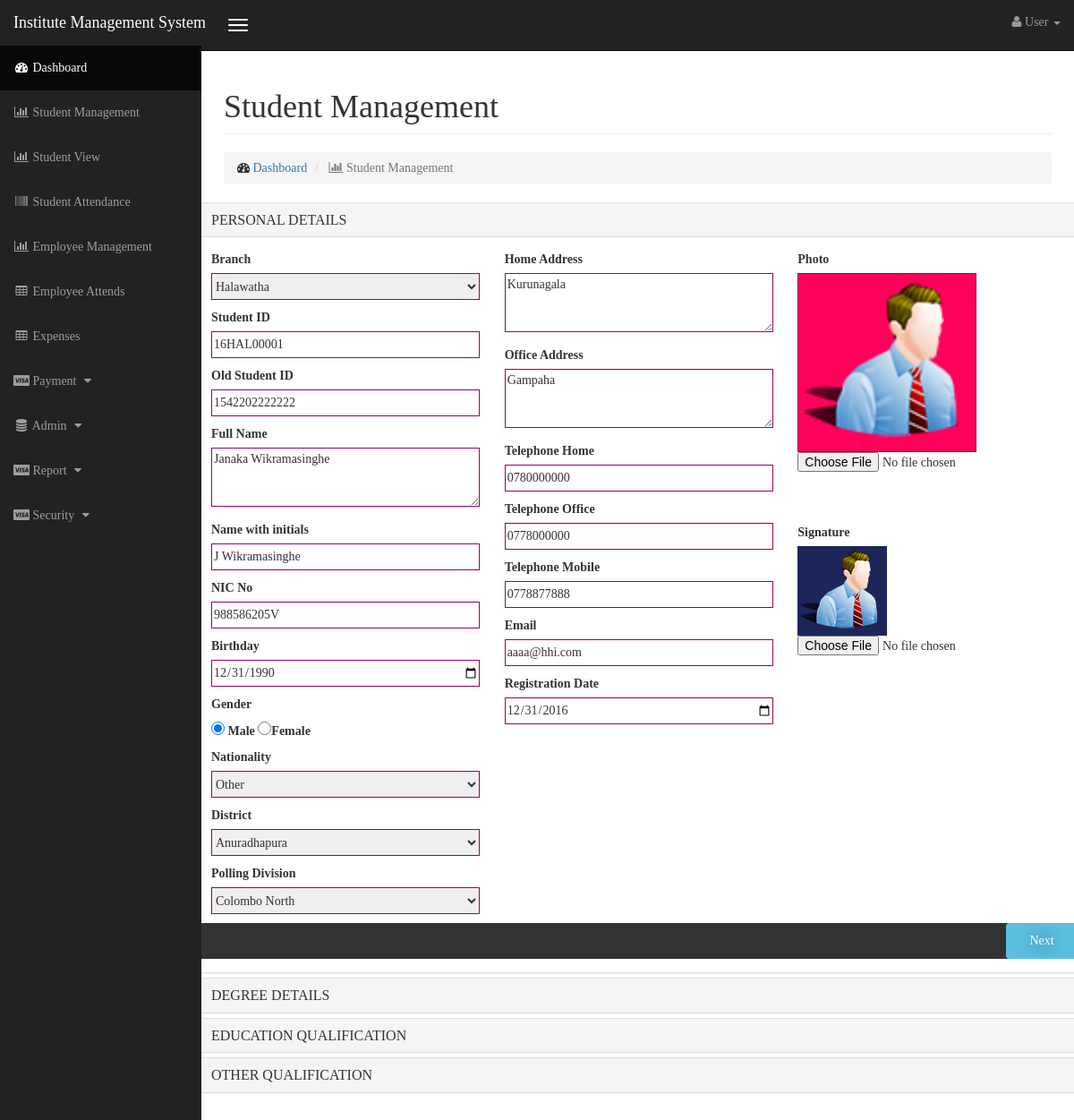
The app's page /student_management_Edit.php?Studentid=16HAL00001 with its own data.
### tables this page shows
CREATE TABLE `student_tb` (
  `Branch_tbl_Branch_id` varchar(3) NOT NULL,
  `Student_id` varchar(13) NOT NULL,
  `Old_student_id` varchar(13) DEFAULT NULL,
  `FullName` varchar(255) DEFAULT NULL,
  `Name` varchar(150) DEFAULT NULL,
  `NIC` varchar(12) DEFAULT NULL,
  `DOB` date DEFAULT NULL,
  `Gender` varchar(1) DEFAULT NULL,
  `Address1` varchar(255) DEFAULT NULL,
  `Address2` varchar(255) DEFAULT NULL,
  `Nationality` varchar(45) DEFAULT NULL,
  `TP_Home` varchar(10) DEFAULT NULL,
  `TP_Office` varchar(10) DEFAULT NULL,
  `TP_mob` varchar(10) DEFAULT NULL,
  `Email` varchar(100) DEFAULT NULL,
  `Reg_Date` date DEFAULT NULL,
  `Signature` varchar(100) DEFAULT NULL,
  `Picture` varchar(100) DEFAULT NULL,
  `District_tbl_District_ID` int(11) NOT NULL,
  `Polling_devition_tbl_Polling_ID` int(11) NOT NULL,
  `Course_tbl_Course_ID` varchar(10) NOT NULL,
  `Medium` varchar(1) DEFAULT NULL,
  `ExamCenter_tbl_id` int(11) NOT NULL,
  `OLQulification_tbl_Index_no` varchar(10) NOT NULL,
  `ALQulification_tbl_Index_no` varchar(10) NOT NULL,
  `CreateDate` datetime DEFAULT NULL,
  `CreateUser` varchar(20) DEFAULT NULL,
  `Student_status` int(11) DEFAULT NULL,
  PRIMARY KEY (`Student_id`),
  UNIQUE KEY `NIC_UNIQUE` (`NIC`),
  UNIQUE KEY `TP_mob_UNIQUE` (`TP_mob`),
  KEY `fk_Student_tb_District_tbl_idx` (`District_tbl_District_ID`),
  KEY `fk_Student_tb_Polling_devition_tbl1_idx` (`Polling_devition_tbl_Polling_ID`),
  KEY `fk_Student_tb_OLQulification_tbl1_idx` (`OLQulification_tbl_Index_no`),
  KEY `fk_Student_tb_ALQulification_tbl1_idx` (`ALQulification_tbl_Index_no`),
  KEY `fk_Student_tb_Branch_tbl1_idx` (`Branch_tbl_Branch_id`),
  KEY `fk_Student_tb_ExamCenter_tbl1_idx` (`ExamCenter_tbl_id`),
  CONSTRAINT `fk_Student_tb_ALQulification_tbl1` FOREIGN KEY (`ALQulification_tbl_Index_no`) REFERENCES `alqulification_tbl` (`Index_no`) ON DELETE NO ACTION ON UPDATE NO ACTION,
  CONSTRAINT `fk_Student_tb_Branch_tbl1` FOREIGN KEY (`Branch_tbl_Branch_id`) REFERENCES `branch_tbl` (`Branch_id`) ON DELETE NO ACTION ON UPDATE NO ACTION,
  CONSTRAINT `fk_Student_tb_District_tbl` FOREIGN KEY (`District_tbl_District_ID`) REFERENCES `district_tbl` (`District_ID`) ON DELETE NO ACTION ON UPDATE NO ACTION,
  CONSTRAINT `fk_Student_tb_ExamCenter_tbl1` FOREIGN KEY (`ExamCenter_tbl_id`) REFERENCES `examcenter_tbl` (`id`) ON DELETE NO ACTION ON UPDATE NO ACTION,
  CONSTRAINT `fk_Student_tb_OLQulification_tbl1` FOREIGN KEY (`OLQulification_tbl_Index_no`) REFERENCES `olqulification_tbl` (`Index_no`) ON DELETE NO ACTION ON UPDATE NO ACTION,
  CONSTRAINT `fk_Student_tb_Polling_devition_tbl1` FOREIGN KEY (`Polling_devition_tbl_Polling_ID`) REFERENCES `polling_devition_tbl` (`Polling_ID`) ON DELETE NO ACTION ON UPDATE NO ACTION
);

### student_management_Edit.php (the view, shortened to what the rows shown need)
<!DOCTYPE html>
<html lang="en">
<head>
<link href="./css/bootstrap.min.css" rel="stylesheet">
<link href="./css/sb-admin.css" rel="stylesheet">
<link href="./css/plugins/morris.css" rel="stylesheet">
<link href="./font-awesome/css/font-awesome.min.css" rel="stylesheet" type="text/css">
<link href="./css/formcss.css" rel="stylesheet" type="text/css">
</head>
<body>
<?php
include_once 'dbconfig.php';
if(isset($_GET['Studentid'])){
	 $txtStudentId = $_GET['Studentid'];
}
else{
$txtStudentId = '';
}
if (isset($txtStudentId)) {
	$search = $txtStudentId;
	$query = "SELECT S.`Branch_tbl_Branch_id`, S.`Student_id`, S.`Old_student_id`, S.`FullName`, S.`Name`, S.`NIC`, S.`DOB`, S.`Gender`, S.`Address1`,S.`Address2`,S.`Nationality`,S.`TP_Home`,S.`TP_Office`,S.`TP_mob`, S.`Email`, S.`Reg_Date`, S.`Signature`, S.`Picture`, S.`District_tbl_District_ID`, S.`Polling_devition_tbl_Polling_ID`, S.`Course_tbl_Course_ID`, S.`Medium` AS OMedium, S.`ExamCenter_tbl_id`, S.`OLQulification_tbl_Index_no`, S.`ALQulification_tbl_Index_no`,
O.`Index_no`, O.`Year` AS OYear, O.`Pass`, O.`English_grade`, A.`Year`	AS AYear, A.`Medium`, A.`Center_no`, A.`District_tbl_District_ID`, A.`District_rank`, A.`Island_rank`, A.`Z_core`, A.`GeneralTestMarks`, A.`ALStream`, OT.QulificationID, OT.`Name` AS OTName, OT.`Institute`, OT.`Subject` AS OTSubject, OT.`Grade` AS OTGrade, OT.`Year` AS OTYear
	FROM student_tb AS S LEFT OUTER JOIN olqulification_tbl AS O ON S.OLQulification_tbl_Index_no = O.Index_no LEFT OUTER JOIN alqulification_tbl A ON S.ALQulification_tbl_Index_no = A.Index_no LEFT OUTER JOIN otherqulification_tbl OT ON S.Student_id = OT.Student_tb_Student_id WHERE S.Student_id = '$search'";
	$result = getData($query);
	if (mysqli_num_rows($result) > 0) {
		while ($row = mysqli_fetch_assoc($result)) {
		 $Branch_id_ = $row['Branch_tbl_Branch_id'];
		 $SubjectID_ = $row['Student_id'];
		 $Old_student_id_ = $row['Old_student_id'];
		 $FullName_ = $row['FullName'];
		 $Name_ = $row['Name'];
		 $NIC_ = $row['NIC'];
		 $DOB_ = $row['DOB'];
		 $Gender_ = $row['Gender'];
		 $Address1_ = $row['Address1'];
		 $Address2_ = $row['Address2'];
		 $Nationality_ = $row['Nationality'];
		 $TP_Home_ = $row['TP_Home'];
		 $TP_Office_ = $row['TP_Office'];
		 $TP_mob_ = $row['TP_mob'];
		 $Email_ = $row['Email'];
		 $Reg_Date_ = $row['Reg_Date'];
		 $Picture_ = $row['Picture'];
		 $Signature_ = $row['Signature'];
		 $District_ID_ = $row['District_tbl_District_ID'];
		 $Polling_ID_ = $row['Polling_devition_tbl_Polling_ID'];
		}
	}
}
?>
    <div id="wrapper">
        <div id="page-wrapper">
            <div class="container-fluid">
                <div class="row">
                    <div class="col-lg-12">
                        <h1 class="page-header">
                            Student Management
                        </h1>
                    </div>
                </div>
				<form method="post" action="controller/studentManagementControllerEdit.php" target="_parent" data-toggle="validator">
                <div class="row">
                    <div class="row">
                        <div class="panel-group" id="accordion">
                            <div class="panel panel-default">
                                <div id="collapse1" class="panel-collapse collapse in">
                                    <div class="panel-body">
                                        <div class="row">
                                        <div class="col-lg-4">
                                            <label>Branch</label><br/>
                                            <select name="cmbBranch">
                                                <?php
                                                include_once 'dbconfig.php';
                                                $query = 'SELECT Branch_id,City FROM branch_tbl';
                                                $result = getData($query);
                                                if (mysqli_num_rows($result) > 0) {
                                                    while ($row = mysqli_fetch_assoc($result)) {
														$selected = $row['Branch_id'] == $Branch_id_ ? 'selected' : '';
                                                        echo "<option ". $selected ." value='".$row['Branch_id']."'>".$row['City']."</option>";
                                                    }
                                                }
                                                ?>
                                            </select><br />
                                            <label>Student ID</label><br/>
                                            <input type="text" name="txtStudentId" size="40"  value="<?php echo $SubjectID_ ?>" /><br/>
                                            <label>Old Student ID</label><br/>
                                            <input type="text" name="txtOldStudentId" size="40" value="<?php echo $Old_student_id_ ?>" /><br/>
                                            <label>Full Name</label><br/>
                                            <textarea rows="3" cols="41" name="txaFullname"><?php echo $FullName_ ?></textarea><br/>
                                            <label>Name with initials</label><br/>
                                            <input type="text" name="txtNamewithInitians" size="40" value="<?php echo $Name_ ?>"/><br/>
                                            <label>NIC No</label><br/>
                                            <input type="text" name="txtNic" size="40" value="<?php echo $NIC_ ?>"/><br/>
                                            <label>Birthday</label><br/>
                                            <input type="date" name="dtpBirthday" value="<?php echo $DOB_ ?>"/><br/>
                                            <label>Gender</label><br/>
                                            <label>
                                                <input type="radio" name="rbGender" value="M" id="gender_0" <?php echo ($Gender_=='M')?'checked':'' ?>/> Male
                                            </label>
                                            <label>
                                                <input type="radio" name="rbGender" value="F" id="gender_1" <?php echo ($Gender_=='F')?'checked':'' ?>/>Female
                                            </label>
                                            <br />
                                            <label>Nationality</label><br/>
                                            <select name="cmbNationality">
                                                <option <?php echo $Nationality_ == "other" ? 'selected' : '' ?> value="other">Other</option>
                                            </select><br />
                                            <label>District</label><br/>
                                            <select name="cmbDistrict">
                                                <?php
                                                include_once 'dbconfig.php';
                                                $query = 'SELECT District_ID,`Name` FROM district_tbl';
                                                $result = getData($query);
                                                if (mysqli_num_rows($result) > 0) {
                                                    while ($row = mysqli_fetch_assoc($result)) {
													$selected = $row['District_ID'] == $District_ID_ ? 'selected' : '';
                                                        echo "<option ". $selected ." value='".$row['District_ID']."'>".$row['Name']."</option>";
                                                    }
                                                }
                                                ?>
                                            </select><br />
                                            <label>Polling Division</label><br/>
                                            <select name="cmbPollingDivision">
                                                <?php
                                                include_once 'dbconfig.php';
                                                $query = 'SELECT Polling_ID, `Name` FROM polling_devition_tbl';
                                                $result = getData($query);
                                                if (mysqli_num_rows($result) > 0) {
                                                    while ($row = mysqli_fetch_assoc($result)) {
														$selected = $row['Polling_ID'] == $Polling_ID_ ? 'selected' : '';
                                                        echo "<option ". $selected ." value='".$row['Polling_ID']."'>".$row['Name']."</option>";
                                                    }
                                                }
                                                ?>
                                            </select><br />
                                        </div>
                                        <div class="col-lg-4">
                                            <label>Home Address</label><br/>
                                            <textarea rows="3" cols="41" name="txaHomeAddress" value=""><?php echo $Address1_ ?></textarea><br/>
                                            <label>Office Address</label><br/>
                                            <textarea rows="3" cols="41" name="txaOfficeAddress" value=""><?php echo $Address2_ ?></textarea><br/>
                                            <label>Telephone Home</label><br/>
                                            <input type="text" name="txtTelephoneHome" maxlength="10" size="40" value="<?php echo $TP_Home_ ?>"/><br/>
                                            <label>Telephone Office</label><br/>
                                            <input type="text" name="txtTelephoneOffice" maxlength="10" size="40" value="<?php echo $TP_Office_ ?>"/><br/>
                                            <label>Telephone Mobile</label><br/>
                                            <input type="text" name="txtTelephoneMobile" maxlength="10" size="40" value="<?php echo $TP_mob_ ?>"/><br/>
                                            <label>Email</label><br/>
                                            <input type="email" name="txtEmail" size="40"  value="<?php echo $Email_ ?>">
                                            <label>Registration Date</label><br/>
                                            <input type="date" name="dtpRegDate" value="<?php echo $Reg_Date_ ?>"/><br/>
                                        </div>
                                        <div class="col-lg-4">
                                            <label>Photo</label><br/>
                                            <img id="blah1" class="imgPhoto" src="<?php echo $Picture_== '1' ? 'img/photo.png': $Picture_ ?>" alt="your image" name="imgImageStu" />
                                            <br>
                                            <input type='file' style="border:none !important;" onChange="readURL(this);" id="fileUpload" name="ImageStu"/>
                                        <br />
                                            <br/>
                                            <label>Signature</label><br/>
                                            <img id="blah2" class="imgsignature" src="<?php echo $Signature_== '1' ? 'img/signature.jpg': $Signature_ ?>" alt="your image" name="imgImageSig" />
                                            <br>
                                            <input type='file' style="border:none !important;" onChange="readURLSignature(this);" name="ImageSig" /><br />
                                        </div>
                                    </div>
                                    </div>
                                </div>
                            </div>
                                                <?php
                                                include_once 'dbconfig.php';
                                                $query = 'SELECT id,`name` FROM examcenter_tbl';
                                                ?>
                                                    <?php
                                                    include_once 'dbconfig.php';
                                                    $query = 'SELECT District_ID,`Name` FROM district_tbl';
                                                    ?>
                                                          <?php
                                                                include_once 'dbconfig.php';
                                                                $query = 'SELECT SubjectID, `Name` FROM alsubject_tbl';
                                                                ?>
                                                <?php
												include_once 'dbconfig.php';
												?>
                        </div>
                        </div>
                </div>
				</form>
            </div>
        </div>
    </div>
</body>
</html>

### records on screen
student_tb: txtStudentId "16HAL00001", txtOldStudentId "1542202222222", txaFullname "Janaka Wikramasinghe", txtNamewithInitians "J Wikramasinghe", txtNic "988586205V", dtpBirthday "12/31/1990", Gender "☑ Male", Gender "☐ Female", cmbNationality "Other", txaHomeAddress "Kurunagala", txaOfficeAddress "Gampaha", txtTelephoneHome "0780000000", txtTelephoneOffice "0778000000", txtTelephoneMobile "0778877888", txtEmail "aaaa@hhi.com", dtpRegDate "12/31/2016", Picture (picture), Signature (picture)

### other values on screen
form field cmbBranch "Halawatha"
form field cmbDistrict "Anuradhapura"
form field cmbPollingDivision "Colombo North"
